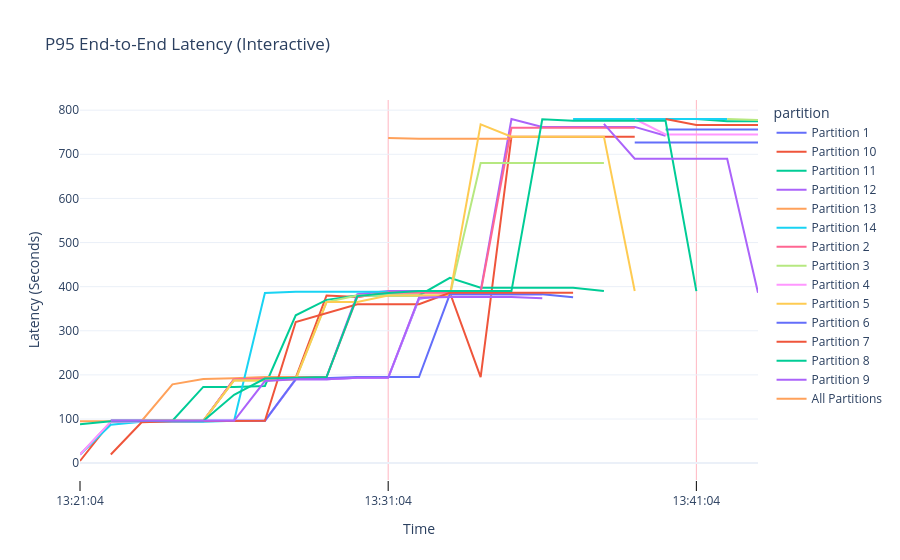

Notebook cell for this chart:
### Code cell
import plotly.express as px
from datetime import datetime, timedelta
minutes_interval = 10.0
time_bucket_for_average = 5 #minutes

# 2. Setup Time Range (Last 12 hours)
end_time = datetime.now()
start_time = end_time - timedelta(hours=12)
step = "1m"

query = f'histogram_quantile(0.95, sum(rate(message_processing_latency_seconds_bucket[{time_bucket_for_average}m])) by (le, partition))'

# 3. Fetch Data
result = prom.custom_query_range(
    query=query,
    start_time=start_time,
    end_time=end_time,
    step=step,
)

# 4. Flatten the result into a DataFrame
df_list = []
for series in result:
    partition = series['metric'].get('partition', 'all')
    for val in series['values']:
        df_list.append({
            'timestamp': pd.to_datetime(val[0], unit='s'),
            'partition': f"Partition {partition}",
            'latency_sec': float(val[1])
        })

df = pd.DataFrame(df_list)


# --- NEW: Calculate the "All" line ---
# Group by timestamp to get the average P95 across all partitions at each point in time
df_all = df.groupby('timestamp')['latency_sec'].mean().reset_index()
df_all['partition'] = 'All Partitions'

# Combine back into the main dataframe
df_all = pd.concat([df, df_all], ignore_index=True)
df_all['timestamp'] = pd.to_datetime(df['timestamp'])

# 5. Create Plotly Graph
fig = px.line(
    df_all, 
    x='timestamp', 
    y='latency_sec', 
    color='partition',
    title='P95 End-to-End Latency (Interactive)',
    labels={'timestamp': 'Time', 'latency_sec': 'Latency (Seconds)'},
    template='plotly_white'
)

# Convert to milliseconds for Plotly
ms_interval = minutes_interval * 60 * 1000
# Logic to determine the best format
if minutes_interval < 60:
    # Under 1 hour: Show minutes and seconds
    custom_format = "%H:%M:%S"
elif minutes_interval < 1440: # 24 hours
    # 1 to 24 hours: Show Hour:Minute and Short Date
    custom_format = "%H:%M\n%b %d"
else:
    # Over 24 hours: Focus on the Date
    custom_format = "%b %d\n%Y"

fig.update_xaxes(
    type='date',             # Force the axis to recognize dates
    tickmode='linear',
    tick0=df['timestamp'].min(), 
    dtick=ms_interval,
    tickformat=custom_format,
    ticks="outside",
    ticklen=10,
    tickcolor='black',
    showgrid=True,
    gridcolor='LightPink'
)
fig.show()

# Display Stats Table
print("### Latency Overview")
print("These statistics summarize the 95th percentile (P95) processing times.")
print("The 'Mean' represents the average P95 over the duration, while 'Max' captures the highest latency spike.")
print("-" * 30)

print("--- Performance Stats ---")
stats_table = df.groupby('partition').agg(
    mean_latency_sec=('latency_sec', 'mean'),
    max_latency_sec=('latency_sec', 'max'),
    std_latency_sec=('latency_sec', 'std')
).reset_index()

## Extract numeric partition for proper sorting 
# (This handles "Partition 1", "Partition 10" correctly)
stats_table['partition_num'] = stats_table['partition'].str.extract('(\d+)').astype(int)
stats_table = stats_table.sort_values('partition_num').drop(columns=['partition_num']).reset_index(drop = True)

###### Calculate the "All" summary row
summary_row = pd.DataFrame({
    'partition': ['All Partitions'],
    'mean_latency_sec': [df['latency_sec'].mean()],
    'max_latency_sec': [df['latency_sec'].max()],
    'std_latency_sec': [df['latency_sec'].std()]
})

# Combine and reset index
stats_table = pd.concat([stats_table, summary_row], ignore_index=True)

# Formatting for display
display(stats_table.style.format({
    'mean_latency_sec': '{:.3f}s',
    'max_latency_sec': '{:.3f}s',
    'std_latency_sec': '{:.3f}s'
}))

### Figure 1 — Plotly figure (JSON) as saved in the notebook; plotly's stock layout.template omitted (floating-point values rounded to 4 significant figures)
{"data": [{"hovertemplate": "partition=Partition 1<br>Time=%{x}<br>Latency (Seconds)=%{y}<extra></extra>", "legendgroup": "Partition 1", "line": {"color": "#636efa", "dash": "solid"}, "marker": {"symbol": "circle"}, "mode": "lines", "name": "Partition 1", "orientation": "v", "showlegend": true, "type": "scatter", "x": ["2026-03-17T13:21:04", "2026-03-17T13:22:04", "2026-03-17T13:23:04", "2026-03-17T13:24:04", "2026-03-17T13:25:04", "2026-03-17T13:26:04", "2026-03-17T13:27:04", "2026-03-17T13:28:04", "2026-03-17T13:29:04", "2026-03-17T13:30:04", "2026-03-17T13:31:04", "2026-03-17T13:32:04", "2026-03-17T13:33:04", "2026-03-17T13:34:04", "2026-03-17T13:35:04", "2026-03-17T13:36:04", "2026-03-17T13:37:04", "2026-03-17T13:38:04", "2026-03-17T13:39:04", "2026-03-17T13:40:04", "2026-03-17T13:41:04", "2026-03-17T13:42:04", "2026-03-17T13:43:04"], "xaxis": "x", "y": [null, 96.0, 96, 96.0, 96, 96, 96.0, 190, 190, 193.3, 193.3, 372.5, 382.5, 382.5, 382.5, 382.5, null, null, 726.7, 726.7, 726.7, 726.7, 726.7], "yaxis": "y"}, {"hovertemplate": "partition=Partition 10<br>Time=%{x}<br>Latency (Seconds)=%{y}<extra></extra>", "legendgroup": "Partition 10", "line": {"color": "#EF553B", "dash": "solid"}, "marker": {"symbol": "circle"}, "mode": "lines", "name": "Partition 10", "orientation": "v", "showlegend": true, "type": "scatter", "x": ["2026-03-17T13:21:04", "2026-03-17T13:22:04", "2026-03-17T13:23:04", "2026-03-17T13:24:04", "2026-03-17T13:25:04", "2026-03-17T13:26:04", "2026-03-17T13:27:04", "2026-03-17T13:28:04", "2026-03-17T13:29:04", "2026-03-17T13:30:04", "2026-03-17T13:31:04", "2026-03-17T13:32:04", "2026-03-17T13:33:04", "2026-03-17T13:34:04", "2026-03-17T13:35:04", "2026-03-17T13:36:04", "2026-03-17T13:37:04", "2026-03-17T13:38:04", "2026-03-17T13:39:04", "2026-03-17T13:40:04", "2026-03-17T13:41:04", "2026-03-17T13:42:04", "2026-03-17T13:43:04"], "xaxis": "x", "y": [4.8, 93.6, 94.8, 95.2, 95.2, 190, 191.7, 193.3, 380, 376.7, 386.7, 386.7, 386.7, 195, 740.0, 740, 740, 740, 740, null, null, null, 780], "yaxis": "y"}, {"hovertemplate": "partition=Partition 11<br>Time=%{x}<br>Latency (Seconds)=%{y}<extra></extra>", "legendgroup": "Partition 11", "line": {"color": "#00cc96", "dash": "solid"}, "marker": {"symbol": "circle"}, "mode": "lines", "name": "Partition 11", "orientation": "v", "showlegend": true, "type": "scatter", "x": ["2026-03-17T13:22:04", "2026-03-17T13:23:04", "2026-03-17T13:24:04", "2026-03-17T13:25:04", "2026-03-17T13:26:04", "2026-03-17T13:27:04", "2026-03-17T13:28:04", "2026-03-17T13:29:04", "2026-03-17T13:30:04", "2026-03-17T13:31:04", "2026-03-17T13:32:04", "2026-03-17T13:33:04", "2026-03-17T13:34:04", "2026-03-17T13:35:04", "2026-03-17T13:36:04", "2026-03-17T13:37:04", "2026-03-17T13:38:04", "2026-03-17T13:39:04", "2026-03-17T13:40:04", "2026-03-17T13:41:04", "2026-03-17T13:42:04", "2026-03-17T13:43:04"], "xaxis": "x", "y": [96.0, 96, 96, 172.7, 172.7, 175.0, 335, 370, 380, 380.0, 380, 420.0, 397.7, 397.7, 397.7, 397.7, 390, null, null, 780, 775.1, 775.1], "yaxis": "y"}, {"hovertemplate": "partition=Partition 12<br>Time=%{x}<br>Latency (Seconds)=%{y}<extra></extra>", "legendgroup": "Partition 12", "line": {"color": "#ab63fa", "dash": "solid"}, "marker": {"symbol": "circle"}, "mode": "lines", "name": "Partition 12", "orientation": "v", "showlegend": true, "type": "scatter", "x": ["2026-03-17T13:21:04", "2026-03-17T13:22:04", "2026-03-17T13:23:04", "2026-03-17T13:24:04", "2026-03-17T13:25:04", "2026-03-17T13:26:04", "2026-03-17T13:27:04", "2026-03-17T13:28:04", "2026-03-17T13:29:04", "2026-03-17T13:30:04", "2026-03-17T13:31:04", "2026-03-17T13:32:04", "2026-03-17T13:33:04", "2026-03-17T13:34:04", "2026-03-17T13:35:04", "2026-03-17T13:36:04", "2026-03-17T13:37:04", "2026-03-17T13:38:04", "2026-03-17T13:39:04", "2026-03-17T13:40:04", "2026-03-17T13:41:04", "2026-03-17T13:42:04", "2026-03-17T13:43:04"], "xaxis": "x", "y": [19.25, 93.0, 94.5, 95.0, 95.0, 189.9, 191.6, 193.3, 195, 382.9, 390, 390, 390, 390, 780, 762.1, 762.1, 762.1, 762.1, 742.2, null, null, null], "yaxis": "y"}, {"hovertemplate": "partition=Partition 13<br>Time=%{x}<br>Latency (Seconds)=%{y}<extra></extra>", "legendgroup": "Partition 13", "line": {"color": "#FFA15A", "dash": "solid"}, "marker": {"symbol": "circle"}, "mode": "lines", "name": "Partition 13", "orientation": "v", "showlegend": true, "type": "scatter", "x": ["2026-03-17T13:21:04", "2026-03-17T13:22:04", "2026-03-17T13:23:04", "2026-03-17T13:24:04", "2026-03-17T13:25:04", "2026-03-17T13:26:04", "2026-03-17T13:27:04", "2026-03-17T13:28:04", "2026-03-17T13:29:04", "2026-03-17T13:30:04", "2026-03-17T13:31:04", "2026-03-17T13:32:04", "2026-03-17T13:33:04", "2026-03-17T13:34:04", "2026-03-17T13:35:04", "2026-03-17T13:36:04", "2026-03-17T13:37:04", "2026-03-17T13:38:04", "2026-03-17T13:39:04", "2026-03-17T13:40:04", "2026-03-17T13:41:04", "2026-03-17T13:42:04", "2026-03-17T13:43:04"], "xaxis": "x", "y": [95, 95.62, 95.62, 178.6, 190.6, 192.5, 195, 195, 195, null, 737.1, 735, 735, 735.0, 735, null, null, null, null, null, null, null, null], "yaxis": "y"}, {"hovertemplate": "partition=Partition 14<br>Time=%{x}<br>Latency (Seconds)=%{y}<extra></extra>", "legendgroup": "Partition 14", "line": {"color": "#19d3f3", "dash": "solid"}, "marker": {"symbol": "circle"}, "mode": "lines", "name": "Partition 14", "orientation": "v", "showlegend": true, "type": "scatter", "x": ["2026-03-17T13:21:04", "2026-03-17T13:22:04", "2026-03-17T13:23:04", "2026-03-17T13:24:04", "2026-03-17T13:25:04", "2026-03-17T13:26:04", "2026-03-17T13:27:04", "2026-03-17T13:28:04", "2026-03-17T13:29:04", "2026-03-17T13:30:04", "2026-03-17T13:31:04", "2026-03-17T13:32:04", "2026-03-17T13:33:04", "2026-03-17T13:34:04", "2026-03-17T13:35:04", "2026-03-17T13:36:04", "2026-03-17T13:37:04", "2026-03-17T13:38:04", "2026-03-17T13:39:04", "2026-03-17T13:40:04", "2026-03-17T13:41:04", "2026-03-17T13:42:04", "2026-03-17T13:43:04"], "xaxis": "x", "y": [19.43, 87, 94.0, 94, 94, 96, 385.4, 388.3, 388.3, 388.3, 388.3, null, null, null, null, null, 780, 780, 780, 780, 780, 780, null], "yaxis": "y"}, {"hovertemplate": "partition=Partition 2<br>Time=%{x}<br>Latency (Seconds)=%{y}<extra></extra>", "legendgroup": "Partition 2", "line": {"color": "#FF6692", "dash": "solid"}, "marker": {"symbol": "circle"}, "mode": "lines", "name": "Partition 2", "orientation": "v", "showlegend": true, "type": "scatter", "x": ["2026-03-17T13:21:04", "2026-03-17T13:22:04", "2026-03-17T13:23:04", "2026-03-17T13:24:04", "2026-03-17T13:25:04", "2026-03-17T13:26:04", "2026-03-17T13:27:04", "2026-03-17T13:28:04", "2026-03-17T13:29:04", "2026-03-17T13:30:04", "2026-03-17T13:31:04", "2026-03-17T13:32:04", "2026-03-17T13:33:04", "2026-03-17T13:34:04", "2026-03-17T13:35:04", "2026-03-17T13:36:04", "2026-03-17T13:37:04", "2026-03-17T13:38:04", "2026-03-17T13:39:04", "2026-03-17T13:40:04", "2026-03-17T13:41:04", "2026-03-17T13:42:04", "2026-03-17T13:43:04"], "xaxis": "x", "y": [null, 96, 96, 96, 96, 190, 191.7, 193.3, 195, 376.7, 386.7, 386.7, 386.7, 386.7, 760, 760, 760, 760, 760, null, null, null, null], "yaxis": "y"}, {"hovertemplate": "partition=Partition 3<br>Time=%{x}<br>Latency (Seconds)=%{y}<extra></extra>", "legendgroup": "Partition 3", "line": {"color": "#B6E880", "dash": "solid"}, "marker": {"symbol": "circle"}, "mode": "lines", "name": "Partition 3", "orientation": "v", "showlegend": true, "type": "scatter", "x": ["2026-03-17T13:22:04", "2026-03-17T13:23:04", "2026-03-17T13:24:04", "2026-03-17T13:25:04", "2026-03-17T13:26:04", "2026-03-17T13:27:04", "2026-03-17T13:28:04", "2026-03-17T13:29:04", "2026-03-17T13:30:04", "2026-03-17T13:31:04", "2026-03-17T13:32:04", "2026-03-17T13:33:04", "2026-03-17T13:34:04", "2026-03-17T13:35:04", "2026-03-17T13:36:04", "2026-03-17T13:37:04", "2026-03-17T13:38:04", "2026-03-17T13:39:04", "2026-03-17T13:40:04", "2026-03-17T13:41:04", "2026-03-17T13:42:04", "2026-03-17T13:43:04"], "xaxis": "x", "y": [null, 96, 96.0, 96, 187.5, 187.5, 190, 365, 380, 380, 380, 380, 680, 680.0, 680, 680, 680, null, null, null, 780, 778], "yaxis": "y"}, {"hovertemplate": "partition=Partition 4<br>Time=%{x}<br>Latency (Seconds)=%{y}<extra></extra>", "legendgroup": "Partition 4", "line": {"color": "#FF97FF", "dash": "solid"}, "marker": {"symbol": "circle"}, "mode": "lines", "name": "Partition 4", "orientation": "v", "showlegend": true, "type": "scatter", "x": ["2026-03-17T13:21:04", "2026-03-17T13:22:04", "2026-03-17T13:23:04", "2026-03-17T13:24:04", "2026-03-17T13:25:04", "2026-03-17T13:26:04", "2026-03-17T13:27:04", "2026-03-17T13:28:04", "2026-03-17T13:29:04", "2026-03-17T13:30:04", "2026-03-17T13:31:04", "2026-03-17T13:32:04", "2026-03-17T13:33:04", "2026-03-17T13:34:04", "2026-03-17T13:35:04", "2026-03-17T13:36:04", "2026-03-17T13:37:04", "2026-03-17T13:38:04", "2026-03-17T13:39:04", "2026-03-17T13:40:04", "2026-03-17T13:41:04", "2026-03-17T13:42:04", "2026-03-17T13:43:04"], "xaxis": "x", "y": [19.5, 94, 94.4, 95.33, 95.6, 96, 96.0, 190, 190, 193.3, 193.3, 374.4, 382.5, 382.5, 382.5, 382.5, null, null, 780, 745, 745, 745, 745], "yaxis": "y"}, {"hovertemplate": "partition=Partition 5<br>Time=%{x}<br>Latency (Seconds)=%{y}<extra></extra>", "legendgroup": "Partition 5", "line": {"color": "#FECB52", "dash": "solid"}, "marker": {"symbol": "circle"}, "mode": "lines", "name": "Partition 5", "orientation": "v", "showlegend": true, "type": "scatter", "x": ["2026-03-17T13:22:04", "2026-03-17T13:23:04", "2026-03-17T13:24:04", "2026-03-17T13:25:04", "2026-03-17T13:26:04", "2026-03-17T13:27:04", "2026-03-17T13:28:04", "2026-03-17T13:29:04", "2026-03-17T13:30:04", "2026-03-17T13:31:04", "2026-03-17T13:32:04", "2026-03-17T13:33:04", "2026-03-17T13:34:04", "2026-03-17T13:35:04", "2026-03-17T13:36:04", "2026-03-17T13:37:04", "2026-03-17T13:38:04", "2026-03-17T13:39:04", "2026-03-17T13:40:04", "2026-03-17T13:41:04", "2026-03-17T13:42:04", "2026-03-17T13:43:04"], "xaxis": "x", "y": [null, 96, 96, 96, 187.5, 187.5, 190, 365, 365, 380, 380, 380, 768, 740.0, 740, 740, 740, 390, null, null, null, 780], "yaxis": "y"}, {"hovertemplate": "partition=Partition 6<br>Time=%{x}<br>Latency (Seconds)=%{y}<extra></extra>", "legendgroup": "Partition 6", "line": {"color": "#636efa", "dash": "solid"}, "marker": {"symbol": "circle"}, "mode": "lines", "name": "Partition 6", "orientation": "v", "showlegend": true, "type": "scatter", "x": ["2026-03-17T13:22:04", "2026-03-17T13:23:04", "2026-03-17T13:24:04", "2026-03-17T13:25:04", "2026-03-17T13:26:04", "2026-03-17T13:27:04", "2026-03-17T13:28:04", "2026-03-17T13:29:04", "2026-03-17T13:30:04", "2026-03-17T13:31:04", "2026-03-17T13:32:04", "2026-03-17T13:33:04", "2026-03-17T13:34:04", "2026-03-17T13:35:04", "2026-03-17T13:36:04", "2026-03-17T13:37:04", "2026-03-17T13:38:04", "2026-03-17T13:39:04", "2026-03-17T13:40:04", "2026-03-17T13:41:04", "2026-03-17T13:42:04", "2026-03-17T13:43:04"], "xaxis": "x", "y": [96, 96, 96, 96, 96, 96, 190.4, 192.5, 195, 195, 195, 382.5, 382.5, 382.5, 382.5, 376.2, null, null, 756, 756, 756, 756], "yaxis": "y"}, {"hovertemplate": "partition=Partition 7<br>Time=%{x}<br>Latency (Seconds)=%{y}<extra></extra>", "legendgroup": "Partition 7", "line": {"color": "#EF553B", "dash": "solid"}, "marker": {"symbol": "circle"}, "mode": "lines", "name": "Partition 7", "orientation": "v", "showlegend": true, "type": "scatter", "x": ["2026-03-17T13:22:04", "2026-03-17T13:23:04", "2026-03-17T13:24:04", "2026-03-17T13:25:04", "2026-03-17T13:26:04", "2026-03-17T13:27:04", "2026-03-17T13:28:04", "2026-03-17T13:29:04", "2026-03-17T13:30:04", "2026-03-17T13:31:04", "2026-03-17T13:32:04", "2026-03-17T13:33:04", "2026-03-17T13:34:04", "2026-03-17T13:35:04", "2026-03-17T13:36:04", "2026-03-17T13:37:04", "2026-03-17T13:38:04", "2026-03-17T13:39:04", "2026-03-17T13:40:04", "2026-03-17T13:41:04", "2026-03-17T13:42:04", "2026-03-17T13:43:04"], "xaxis": "x", "y": [19.5, 92.57, 94.86, 95.31, 96, 96, 320.0, 340.0, 360, 360.0, 360, 386, 386, 386, 386, 386, null, null, 780, 766.7, 766.7, 766.7], "yaxis": "y"}, {"hovertemplate": "partition=Partition 8<br>Time=%{x}<br>Latency (Seconds)=%{y}<extra></extra>", "legendgroup": "Partition 8", "line": {"color": "#00cc96", "dash": "solid"}, "marker": {"symbol": "circle"}, "mode": "lines", "name": "Partition 8", "orientation": "v", "showlegend": true, "type": "scatter", "x": ["2026-03-17T13:21:04", "2026-03-17T13:22:04", "2026-03-17T13:23:04", "2026-03-17T13:24:04", "2026-03-17T13:25:04", "2026-03-17T13:26:04", "2026-03-17T13:27:04", "2026-03-17T13:28:04", "2026-03-17T13:29:04", "2026-03-17T13:30:04", "2026-03-17T13:31:04", "2026-03-17T13:32:04", "2026-03-17T13:33:04", "2026-03-17T13:34:04", "2026-03-17T13:35:04", "2026-03-17T13:36:04", "2026-03-17T13:37:04", "2026-03-17T13:38:04", "2026-03-17T13:39:04", "2026-03-17T13:40:04", "2026-03-17T13:41:04", "2026-03-17T13:42:04", "2026-03-17T13:43:04"], "xaxis": "x", "y": [88.0, 95.11, 95.53, 95.68, 95.68, 155, 191.7, 193.3, 195, 378.6, 385.6, 390, 390, 390, 390, 779.5, 776, 776, 776, 776, 390, null, null], "yaxis": "y"}, {"hovertemplate": "partition=Partition 9<br>Time=%{x}<br>Latency (Seconds)=%{y}<extra></extra>", "legendgroup": "Partition 9", "line": {"color": "#ab63fa", "dash": "solid"}, "marker": {"symbol": "circle"}, "mode": "lines", "name": "Partition 9", "orientation": "v", "showlegend": true, "type": "scatter", "x": ["2026-03-17T13:22:04", "2026-03-17T13:23:04", "2026-03-17T13:24:04", "2026-03-17T13:25:04", "2026-03-17T13:26:04", "2026-03-17T13:27:04", "2026-03-17T13:28:04", "2026-03-17T13:29:04", "2026-03-17T13:30:04", "2026-03-17T13:31:04", "2026-03-17T13:32:04", "2026-03-17T13:33:04", "2026-03-17T13:34:04", "2026-03-17T13:35:04", "2026-03-17T13:36:04", "2026-03-17T13:37:04", "2026-03-17T13:38:04", "2026-03-17T13:39:04", "2026-03-17T13:40:04", "2026-03-17T13:41:04", "2026-03-17T13:42:04", "2026-03-17T13:43:04"], "xaxis": "x", "y": [96, 96, 96, 96, 96, 186, 190, 190, 193.3, 193.3, 374.8, 376.7, 376.7, 376.7, 373.6, null, 768.9, 690, 690.0, 690.0, 690.0, 386.1], "yaxis": "y"}, {"hovertemplate": "partition=All Partitions<br>Time=%{x}<br>Latency (Seconds)=%{y}<extra></extra>", "legendgroup": "All Partitions", "line": {"color": "#FFA15A", "dash": "solid"}, "marker": {"symbol": "circle"}, "mode": "lines", "name": "All Partitions", "orientation": "v", "showlegend": true, "type": "scatter", "x": [null, null, null, null, null, null, null, null, null, null, null, null, null, null, null, null, null, null, null, null, null, null, null], "xaxis": "x", "y": [41.0, 88.15, 95.24, 101.5, 107.9, 145.8, 176.2, 225.1, 267.9, 320.2, 353.5, 392.7, 413.7, 450.2, 548.7, 563.9, 639.8, 710.8, 711.6, 749.5, 704.3, 752.4, 721.5], "yaxis": "y"}], "layout": {"legend": {"title": {"text": "partition"}, "tracegroupgap": 0}, "title": {"text": "P95 End-to-End Latency (Interactive)"}, "xaxis": {"anchor": "y", "domain": [0, 1], "dtick": 600000, "gridcolor": "LightPink", "showgrid": true, "tick0": "2026-03-17T13:21:04", "tickcolor": "black", "tickformat": "%H:%M:%S", "ticklen": 10, "tickmode": "linear", "ticks": "outside", "title": {"text": "Time"}, "type": "date"}, "yaxis": {"anchor": "x", "domain": [0, 1], "title": {"text": "Latency (Seconds)"}}}}
